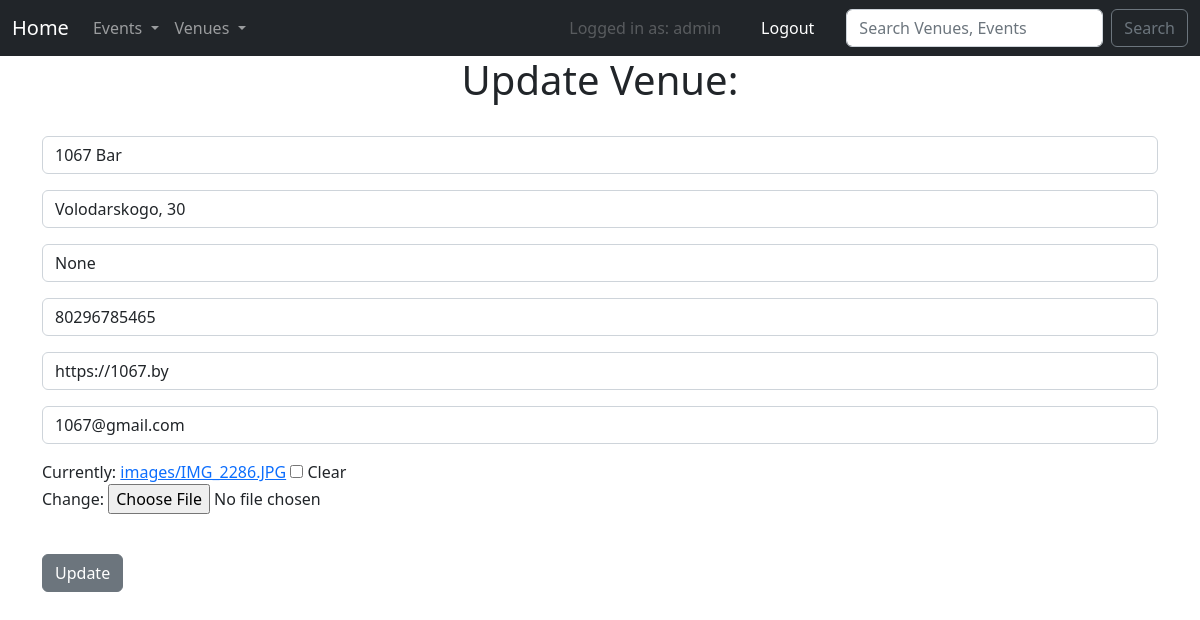
/update_venue/1 (signed in), run on the app's committed database.
### events/models.py (models this page shows, shortened)
class Venue(models.Model):
    name = models.CharField('Venue Name', max_length=120)
    address = models.CharField(max_length=300)
    zip_code = models.CharField('Zip Code', max_length=15, blank=True)
    phone = models.CharField('Contact Phone', max_length=25)
    web = models.URLField('Website Address', blank=True)
    email_address = models.EmailField('Email Address', blank=True)
    owner = models.IntegerField("Venue Owner", blank=False, default=1)
    venue_image = models.ImageField(null=True, blank=True, upload_to="images/")

### events/views.py (the view)
    def wrapper(*args, **kwargs):
        if args[0].user.is_authenticated:
            res = f(*args, **kwargs)
            return res
        else:
            return redirect('login')

### events/forms.py
class VenueForm(ModelForm):
    class Meta:
        model = Venue
        fields = ('name', 'address', 'zip_code',
                  'phone', 'web', 'email_address',
                  'venue_image')
        labels = {
            'name': '',
            'address': '',
            'zip_code': '',
            'phone': '',
            'web': '',
            'email_address': '',
            'venue_image': '',
        }
        widgets = {
            'name': forms.TextInput(attrs={'class':'form-control', 'placeholder':"Venue\'s name"}),
            'address':forms.TextInput(attrs={'class':'form-control', 'placeholder':"Venue\'s address"}),
            'zip_code':forms.TextInput(attrs={'class':'form-control', 'placeholder':"Zip_code"}),
            'phone':forms.TextInput(attrs={'class':'form-control', 'placeholder':"Venue\'s telephone number"}),
            'web':forms.TextInput(attrs={'class':'form-control', 'placeholder':"Web-site"}),
            'email_address':forms.EmailInput(attrs={'class':'form-control', 'placeholder':"Email address"}),
        }

### events/views.py (called while the page is built)
def authenticated(f):
    def wrapper(*args, **kwargs):
        if args[0].user.is_authenticated:
            res = f(*args, **kwargs)
            return res
        else:
            return redirect('login')
    return wrapper

@authenticated
def update_venue(request, venue_id):
    venue = Venue.objects.get(pk=venue_id)
    form = VenueForm(request.POST or None, request.FILES or None, instance=venue)
    if form.is_valid():
        form.save()
        return redirect('list-venues')
    return render(request, 'events/update_venue.html', {
        'venue': venue,
        'form': form,
    })

### events/templates/events/update_venue.html (shortened to what this page needs)
{% extends 'events/base.html' %}
{% block content %}
    <center>
    <h1>Update Venue:</h1>
    </center>
    <br/>
    <form action="" method="POST"
              enctype="multipart/form-data">
        {{ form.as_p }}
        <br/>
        <input type="submit" value="Update"
        class="btn btn-secondary">
{% endblock %}

### events/templates/events/navbar.html (shortened to what this page needs)
<nav class="navbar navbar-expand-lg navbar-dark bg-dark" xmlns="http://www.w3.org/1999/html">
  <div class="container-fluid">
    <a class="navbar-brand" href="{% url 'home' %}">Home</a>
    <div class="collapse navbar-collapse" id="navbarSupportedContent">
      <ul class="navbar-nav me-auto mb-2 mb-lg-0">
        <li class="nav-item dropdown">
          <a class="nav-link dropdown-toggle" href="#" role="button" data-bs-toggle="dropdown" aria-expanded="false">
            Events
          </a>
        </li>
        <li class="nav-item dropdown">
          <a class="nav-link dropdown-toggle" href="#" role="button" data-bs-toggle="dropdown" aria-expanded="false">
            Venues
          </a>
        </li>
      </ul>
      <ul class="navbar-nav ml-auto">
      {% if  user.is_authenticated %}
          <li class="nav-item">
            <a class="nav-link disabled">Logged in as: {{ user }}</a>
          </li>
          <li class="nav-item px-4">
            <a class="nav-link active" aria-current="page" href="{% url 'logout' %}">Logout</a>
          </li>
      {% endif %}
      </ul>
      <ul class="navbar-nav ml-auto">
      <form class="d-flex" role="search" method="POST"
            action="{% url 'search-venues' %}">
        <input class="form-control me-2" type="search" placeholder="Search Venues, Events" aria-label="Search" name="searched">
        <button class="btn btn-outline-secondary" type="submit">Search</button>
      </form>
      </ul>
    </div>
  </div>
</nav>

### data on the page
Venue: name "1067 Bar", address "Volodarskogo, 30", zip_code "None", phone "80296785465", web "https://1067.by", email_address "1067@gmail.com"

### other printed values
{{ user }} "admin"
